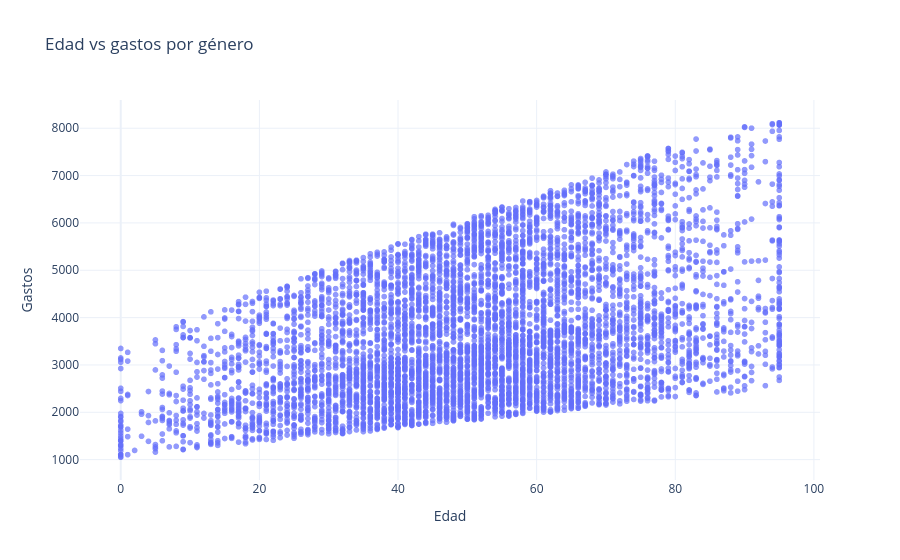

Notebook code cell kept with this figure:
### Markdown cell above
### Edad vs Gastos

Se puede ver que a medida que aumenta la edad aumentan los gastos minimos(?).

Parece que conviene tener gente joven en la prepaga, lo cual es algo real

### Code cell
fig = px.scatter(
    data,
    x="Age",
    y="Billing Amount",
    opacity=0.7,
    title="Edad vs gastos por género",
    labels={"Age": "Edad", "Billing Amount": "Gastos", "Gender": "Género"},
    hover_data=["Medical Condition", "Admission Type", "Insurance Provider"]
)

fig.update_layout(template="plotly_white")
fig.show()

### Figure 1 — Plotly figure (JSON) as saved in the notebook; plotly's stock layout.template omitted (floating-point values rounded to 4 significant figures; data arrays with more than 128 entries replaced by an {"elided": "..."} marker saying what was removed)
{"data": [{"customdata": {"elided": "6000x3 str values"}, "hovertemplate": "Edad=%{x}<br>Gastos=%{y}<br>Medical Condition=%{customdata[0]}<br>Admission Type=%{customdata[1]}<br>Insurance Provider=%{customdata[2]}<extra></extra>", "legendgroup": "", "marker": {"color": "#636efa", "opacity": 0.7, "symbol": "circle"}, "mode": "markers", "name": "", "showlegend": false, "type": "scattergl", "x": {"elided": "6000 int values"}, "xaxis": "x", "y": {"elided": "6000 float values"}, "yaxis": "y"}], "layout": {"legend": {"tracegroupgap": 0}, "title": {"text": "Edad vs gastos por género"}, "xaxis": {"anchor": "y", "domain": [0, 1], "title": {"text": "Edad"}}, "yaxis": {"anchor": "x", "domain": [0, 1], "title": {"text": "Gastos"}}}}
